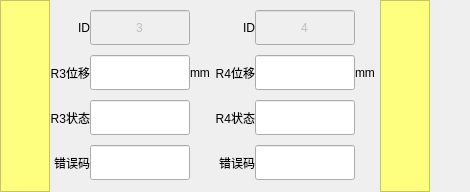
       <widget class="QWidget" name="widget_3" native="true">
        <layout class="QGridLayout" name="gridLayout_3">
         <property name="leftMargin">
          <number>0</number>
         </property>
         <property name="topMargin">
          <number>0</number>
         </property>
         <property name="rightMargin">
          <number>0</number>
         </property>
         <property name="bottomMargin">
          <number>0</number>
         </property>
         <property name="spacing">
          <number>0</number>
         </property>
         <item row="0" column="0">
          <layout class="QGridLayout" name="gridLayout_4">
           <property name="spacing">
            <number>0</number>
           </property>
           <item row="0" column="2">
            <layout class="QGridLayout" name="gridLayout_23">
             <property name="rightMargin">
              <number>5</number>
             </property>
             <property name="spacing">
              <number>0</number>
             </property>
             <item row="0" column="0">
              <widget class="QLabel" name="label_146">
               <property name="text">
                <string>ID</string>
               </property>
               <property name="alignment">
                <set>Qt::AlignRight|Qt::AlignTrailing|Qt::AlignVCenter</set>
               </property>
              </widget>
             </item>
             <item row="0" column="1">
              <widget class="QLineEdit" name="lineEdit_93">
               <property name="enabled">
                <bool>false</bool>
               </property>
               <property name="minimumSize">
                <size>
                 <width>100</width>
                 <height>35</height>
                </size>
               </property>
               <property name="maximumSize">
                <size>
                 <width>50</width>
                 <height>16777215</height>
                </size>
               </property>
               <property name="text">
                <string>4</string>
               </property>
               <property name="alignment">
                <set>Qt::AlignCenter</set>
               </property>
              </widget>
             </item>
             <item row="3" column="0">
              <widget class="QLabel" name="label_147">
               <property name="text">
                <string>R4状态</string>
               </property>
               <property name="alignment">
                <set>Qt::AlignRight|Qt::AlignTrailing|Qt::AlignVCenter</set>
               </property>
              </widget>
             </item>
             <item row="3" column="1">
              <widget class="QLineEdit" name="lineEdit_R4status">
               <property name="minimumSize">
                <size>
                 <width>100</width>
                 <height>35</height>
                </size>
               </property>
               <property name="maximumSize">
                <size>
                 <width>50</width>
                 <height>16777215</height>
                </size>
               </property>
              </widget>
             </item>
             <item row="4" column="0">
              <widget class="QLabel" name="label_148">
               <property name="text">
                <string>错误码</string>
               </property>
               <property name="alignment">
                <set>Qt::AlignRight|Qt::AlignTrailing|Qt::AlignVCenter</set>
               </property>
              </widget>
             </item>
             <item row="4" column="1">
              <widget class="QLineEdit" name="lineEdit_R4error">
               <property name="minimumSize">
                <size>
                 <width>100</width>
                 <height>35</height>
                </size>
               </property>
               <property name="maximumSize">
                <size>
                 <width>50</width>
                 <height>16777215</height>
                </size>
               </property>
              </widget>
             </item>
             <item row="2" column="1">
              <widget class="QLineEdit" name="lineEdit_R4dis">
               <property name="minimumSize">
                <size>
                 <width>100</width>
                 <height>35</height>
                </size>
               </property>
               <property name="maximumSize">
                <size>
                 <width>50</width>
                 <height>16777215</height>
                </size>
               </property>
              </widget>
             </item>
             <item row="2" column="0">
              <widget class="QLabel" name="label_149">
               <property name="text">
                <string>R4位移</string>
               </property>
               <property name="alignment">
                <set>Qt::AlignRight|Qt::AlignTrailing|Qt::AlignVCenter</set>
               </property>
              </widget>
             </item>
             <item row="2" column="2">
              <widget class="QLabel" name="label_150">
               <property name="text">
                <string>mm</string>
               </property>
              </widget>
             </item>
            </layout>
           </item>
           <item row="0" column="3">
            <widget class="QTableView" name="tvR4">
             <property name="maximumSize">
              <size>
               <width>50</width>
               <height>16777215</height>
              </size>
             </property>
             <property name="styleSheet">
              <string notr="true">background-color: rgb(255, 255, 127);</string>
             </property>
            </widget>
           </item>
           <item row="0" column="0">
            <widget class="QTableView" name="tvR3">
             <property name="maximumSize">
              <size>
               <width>50</width>
               <height>16777215</height>
              </size>
             </property>
             <property name="styleSheet">
              <string notr="true">background-color: rgb(255, 255, 127);</string>
             </property>
            </widget>
           </item>
           <item row="0" column="4">
            <spacer name="horizontalSpacer_4">
             <property name="orientation">
              <enum>Qt::Horizontal</enum>
             </property>
             <property name="sizeHint" stdset="0">
              <size>
               <width>40</width>
               <height>20</height>
              </size>
             </property>
            </spacer>
           </item>
           <item row="0" column="1">
            <layout class="QGridLayout" name="gridLayout_20">
             <property name="rightMargin">
              <number>5</number>
             </property>
             <property name="spacing">
              <number>0</number>
             </property>
             <item row="0" column="0">
              <widget class="QLabel" name="label_132">
               <property name="text">
                <string>ID</string>
               </property>
               <property name="alignment">
                <set>Qt::AlignRight|Qt::AlignTrailing|Qt::AlignVCenter</set>
               </property>
              </widget>
             </item>
             <item row="0" column="1">
              <widget class="QLineEdit" name="lineEdit_83">
               <property name="enabled">
                <bool>false</bool>
               </property>
               <property name="minimumSize">
                <size>
                 <width>100</width>
                 <height>35</height>
                </size>
               </property>
               <property name="maximumSize">
                <size>
                 <width>50</width>
                 <height>16777215</height>
                </size>
               </property>
               <property name="text">
                <string>3</string>
               </property>
               <property name="alignment">
                <set>Qt::AlignCenter</set>
               </property>
              </widget>
             </item>
             <item row="3" column="0">
              <widget class="QLabel" name="label_133">
               <property name="text">
                <string>R3状态</string>
               </property>
               <property name="alignment">
                <set>Qt::AlignRight|Qt::AlignTrailing|Qt::AlignVCenter</set>
               </property>
              </widget>
             </item>
             <item row="3" column="1">
              <widget class="QLineEdit" name="lineEdit_R3status">
               <property name="minimumSize">
                <size>
                 <width>100</width>
                 <height>35</height>
                </size>
               </property>
               <property name="maximumSize">
                <size>
                 <width>50</width>
                 <height>16777215</height>
                </size>
               </property>
              </widget>
             </item>
             <item row="4" column="0">
              <widget class="QLabel" name="label_134">
               <property name="text">
                <string>错误码</string>
               </property>
               <property name="alignment">
                <set>Qt::AlignRight|Qt::AlignTrailing|Qt::AlignVCenter</set>
               </property>
              </widget>
             </item>
             <item row="4" column="1">
              <widget class="QLineEdit" name="lineEdit_R3error">
               <property name="minimumSize">
                <size>
                 <width>100</width>
                 <height>35</height>
                </size>
               </property>
               <property name="maximumSize">
                <size>
                 <width>50</width>
                 <height>16777215</height>
                </size>
               </property>
              </widget>
             </item>
             <item row="2" column="1">
              <widget class="QLineEdit" name="lineEdit_R3dis">
               <property name="minimumSize">
                <size>
                 <width>100</width>
                 <height>35</height>
                </size>
               </property>
               <property name="maximumSize">
                <size>
                 <width>50</width>
                 <height>16777215</height>
                </size>
               </property>
              </widget>
             </item>
             <item row="2" column="0">
              <widget class="QLabel" name="label_135">
               <property name="text">
                <string>R3位移</string>
               </property>
               <property name="alignment">
                <set>Qt::AlignRight|Qt::AlignTrailing|Qt::AlignVCenter</set>
               </property>
              </widget>
             </item>
             <item row="2" column="2">
              <widget class="QLabel" name="label_136">
               <property name="text">
                <string>mm</string>
               </property>
              </widget>
             </item>
            </layout>
           </item>
          </layout>
         </item>
        </layout>
       </widget>
